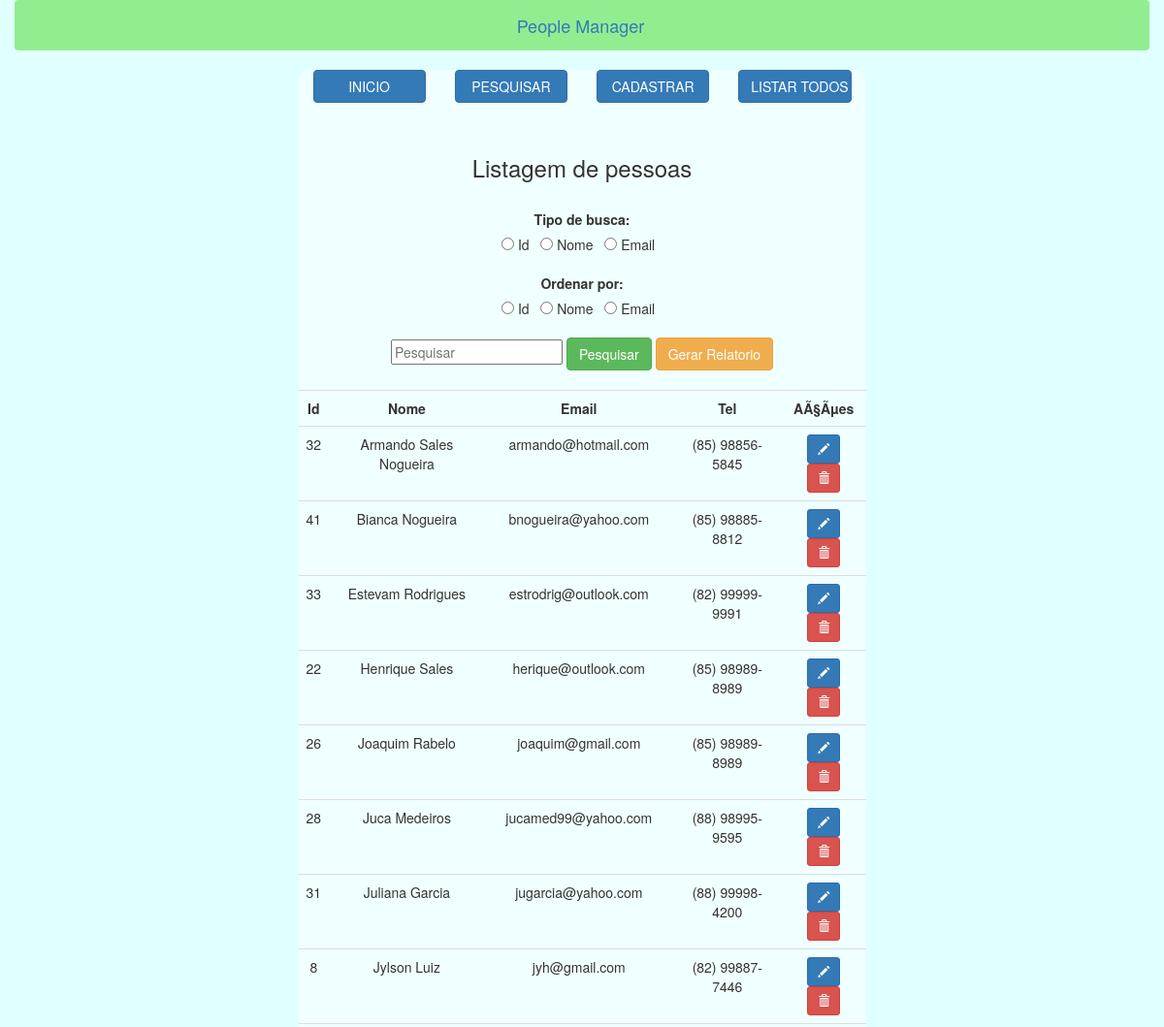
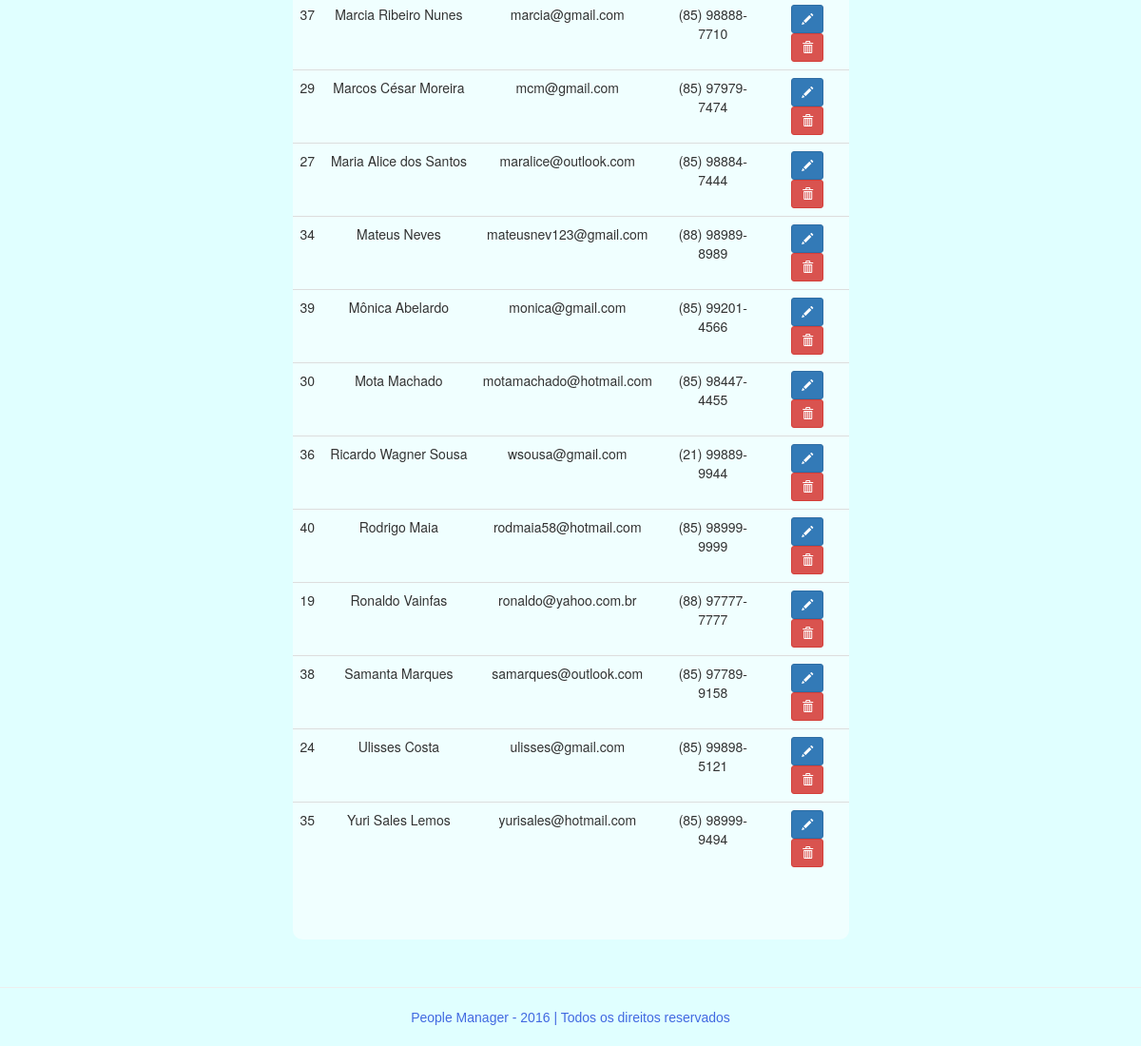
The page /?opt=list_people on the database its author committed (2 pictures, top to bottom).
### tables this page shows
CREATE TABLE IF NOT EXISTS `pessoas` (
  `cod_pes` int(11) NOT NULL AUTO_INCREMENT,
  `nome_pes` varchar(40) NOT NULL,
  `email_pes` varchar(40) NOT NULL,
  `tel_pes` varchar(16) DEFAULT NULL,
  PRIMARY KEY (`cod_pes`)
);

### index.php (called while the page is built, shortened)
<?php
include_once 'model/config.php';
include_once 'view/template.php';
function pageContent(){
	Validate::opt();
}
?>

### model/config.php (called while the page is built, shortened)
<?php
function base_url(){
	return $GLOBALS['base_url'];
}
function base_server(){
	return $GLOBALS['base_server'];
}
	function include_files(){
		include_once base_server().'/control/Validade.class.php';
	}
?>

### model/class/Manager.class.php (called while the page is built, shortened)
<?php
class Manager extends Connection{
	public function select_like($table,$fields,$filters,$extra=""){
		$pdo = parent::getCon();
		try{
			$sql = "SELECT ";
			if($fields != null){
				$sql .= implode(",", $fields);
			} else{
				$sql .= "* ";
			}
			$sql .= "FROM $table ";
			$sql .= $extra;
			$stmt = $pdo->prepare($sql);
			$stmt->execute();
			if($stmt->rowCount()){
				while($result = $stmt->fetch(PDO::FETCH_ASSOC)){
					$data[] = $result;
				}
				return $data;
			} else{
				return false;
			}
		} catch(Exception $e){
			$e->getMessage();
		}
	}
}
?>

### view/forms/form_list_people.php (the view, shortened to what this page needs)
<?php
include_once base_server().'/model/class/Manager.class.php';
include_once base_server().'/control/Validade.class.php';
$man = new Manager();
@$campo = $_POST['campo'];
@$busca = $_POST['busca'];
@$order = $_POST['ordenacao'];
if(!isset($_POST['campo'])){
	$campo = 'nome';
}
if(!isset($_POST['ordenacao'])){
	$order = 'nome';
}
switch ($order) {
	case 'nome':
		$order = 'nome_pes';
		break;
}
	switch ($campo) {
		case 'nome':
			$campo = 'nome_pes';
			break;
	}
if(!isset($_POST['busca'])){
	$filters = null;
	$extra = " ORDER BY nome_pes";
} else{
$filters[$campo] = '%'.$busca.'%';
$extra = " ORDER BY ";
$extra .= $order;
}
$list_pes = $man->select_like("pessoas",null,$filters,$extra);
?>
<div class="jumbotron" style="background-color:#F0FFFF; border-radius:10px;">
<br>
<h3>Listagem de pessoas</h3>
<br>
<form action="" method="POST">
	<label>Tipo de busca:</label>
	<br>
	<input type="radio" name="campo" value="id"> Id 	&nbsp;
	<input type="radio" name="campo" value="nome"> Nome 	&nbsp;
	<input type="radio" name="campo" value="email"> Email &nbsp;
	<br>
	<br>
	<label>Ordenar por:</label>
	<br>
	<input type="radio" name="ordenacao" value="id"> Id 	&nbsp;
	<input type="radio" name="ordenacao" value="nome"> Nome 	&nbsp;
	<input type="radio" name="ordenacao" value="email"> Email &nbsp;
	<br>
	<br>
	<input type="text" name="busca" placeholder="Pesquisar">
	<button class="btn btn-success">Pesquisar</button>
        <button class="btn btn-warning" type="button" id="relatorio" >Gerar Relatorio</button>
	<br>
	<br>
         <div class="table-responsive">
	<table class="table table-hover">
	<tr>
		<th class="text-center"> Id </th>
  		<th class="text-center"> Nome </th>
  		<th class="text-center"> Email 	</th>
 		<th class="text-center"> Tel 	</th>
 		<th class="text-center"> AÃ§Ãµes 	</th>
	</tr>
		<?php
			if($list_pes != null){
				foreach ($list_pes as $key) {
				echo '<tr>';
				echo '<td>',$key['cod_pes'],'</td>';
				echo '<td>',$key['nome_pes'],'</td>';
				echo '<td>',$key['email_pes'],'</td>';
				echo '<td>',$key['tel_pes'],'</td>';
				echo '<td><a href="?opt=edit_people&id=',$key['cod_pes'],'" class="btn btn-sm btn-primary" data-toggle="tooltip" data-placement="top"  title="Alterar Dados" ><span class="glyphicon glyphicon-pencil"></span></a>   <button type="button" class="btexclui btn btn-sm btn-danger" value="',$key['cod_pes'],'" data-toggle="tooltip" data-placement="top"  title="Excluir Pessoa" ><span class="glyphicon glyphicon-trash"></span></button>  </td>';
				echo '</tr>';
				}
			}
		?>
	</table>
</form>
</div>
</div>

### view/template.php (shortened to what this page needs)
<!DOCTYPE html>
<html lang="pt-br">
<head>
	<link rel="stylesheet" type="text/css" href="<?php echo base_url();?>/view/assets/bootstrap/css/bootstrap.css">
</head>
<body id="corpo">
  <div class="container text-center">
  <header class="row navbar" style="background-color:lightgreen;" >
  	<div class="col-lg-2"  >
  	<a href="<?php echo base_url(); ?>" class="navbar-brand" ><span data-toggle="tooltip" data-placement="right"  title="Inicio" >People Manager</span></a>
  	</div>
  </header>
  </div>
 	<section class="row text-center">
 		<div class="col-lg-3"></div>
 		<div class="col-lg-6" >
                       <div class="col-md-3"><a class="btn btn-primary btn-block" href="<?php echo base_url(); ?>" >INICIO</a></div>
                        <div class="col-lg-3"><a class="btn btn-primary btn-block" href="?opt=pesq_people">PESQUISAR</a></div>
                         <div class="col-lg-3"><a class="btn btn-primary btn-block" href="?opt=cad_people">CADASTRAR</a></div>
                           <div class="col-lg-3"><a class="btn btn-primary btn-block" href="?opt=list_people">LISTAR TODOS</a></div>
 			<?php pageContent(); ?>
 		<div class="col-lg-3" ></div>
 	</section>
<footer class="row">
   <hr>
    <div class="col-lg-12 text-center">
           <span style="font-family:Arial; color:#4169E1;" >
            People Manager - <?php echo date('Y'); ?>
            | Todos os direitos reservados
           </span>
        </div>
  </footer>
  <br>
 </body>
</html>

### control/Validade.class.php (shortened to what this page needs)
<?php
	class Validate{
		public static function opt(){
			switch ($_GET['opt']) {
				case 'list_people':
					include_once base_server().'/view/forms/form_list_people.php';
					return true;
					break;
			}
		}
	}
?>

### rows shown on the page
pessoas: cod_pes "32", nome_pes "Armando Sales Nogueira", email_pes "armando@hotmail.com", tel_pes "(85) 98856-5845"
pessoas: cod_pes "41", nome_pes "Bianca Nogueira", email_pes "bnogueira@yahoo.com", tel_pes "(85) 98885-8812"
pessoas: cod_pes "33", nome_pes "Estevam Rodrigues", email_pes "estrodrig@outlook.com", tel_pes "(82) 99999-9991"
pessoas: cod_pes "22", nome_pes "Henrique Sales", email_pes "herique@outlook.com", tel_pes "(85) 98989-8989"
pessoas: cod_pes "26", nome_pes "Joaquim Rabelo", email_pes "joaquim@gmail.com", tel_pes "(85) 98989-8989"
pessoas: cod_pes "28", nome_pes "Juca Medeiros", email_pes "jucamed99@yahoo.com", tel_pes "(88) 98995-9595"
pessoas: cod_pes "31", nome_pes "Juliana Garcia", email_pes "jugarcia@yahoo.com", tel_pes "(88) 99998-4200"
pessoas: cod_pes "8", nome_pes "Jylson Luiz", email_pes "jyh@gmail.com", tel_pes "(82) 99887-7446"
pessoas: cod_pes "37", nome_pes "Marcia Ribeiro Nunes", email_pes "marcia@gmail.com", tel_pes "(85) 98888-7710"
pessoas: cod_pes "29", nome_pes "Marcos César Moreira", email_pes "mcm@gmail.com", tel_pes "(85) 97979-7474"
pessoas: cod_pes "27", nome_pes "Maria Alice dos Santos", email_pes "maralice@outlook.com", tel_pes "(85) 98884-7444"
pessoas: cod_pes "34", nome_pes "Mateus Neves", email_pes "mateusnev123@gmail.com", tel_pes "(88) 98989-8989"
pessoas: cod_pes "39", nome_pes "Mônica Abelardo", email_pes "monica@gmail.com", tel_pes "(85) 99201-4566"
pessoas: cod_pes "30", nome_pes "Mota Machado", email_pes "motamachado@hotmail.com", tel_pes "(85) 98447-4455"
pessoas: cod_pes "36", nome_pes "Ricardo Wagner Sousa", email_pes "wsousa@gmail.com", tel_pes "(21) 99889-9944"
pessoas: cod_pes "40", nome_pes "Rodrigo Maia", email_pes "rodmaia58@hotmail.com", tel_pes "(85) 98999-9999"
pessoas: cod_pes "19", nome_pes "Ronaldo Vainfas", email_pes "ronaldo@yahoo.com.br", tel_pes "(88) 97777-7777"
pessoas: cod_pes "38", nome_pes "Samanta Marques", email_pes "samarques@outlook.com", tel_pes "(85) 97789-9158"
pessoas: cod_pes "24", nome_pes "Ulisses Costa", email_pes "ulisses@gmail.com", tel_pes "(85) 99898-5121"
pessoas: cod_pes "35", nome_pes "Yuri Sales Lemos", email_pes "yurisales@hotmail.com", tel_pes "(85) 98999-9494"
